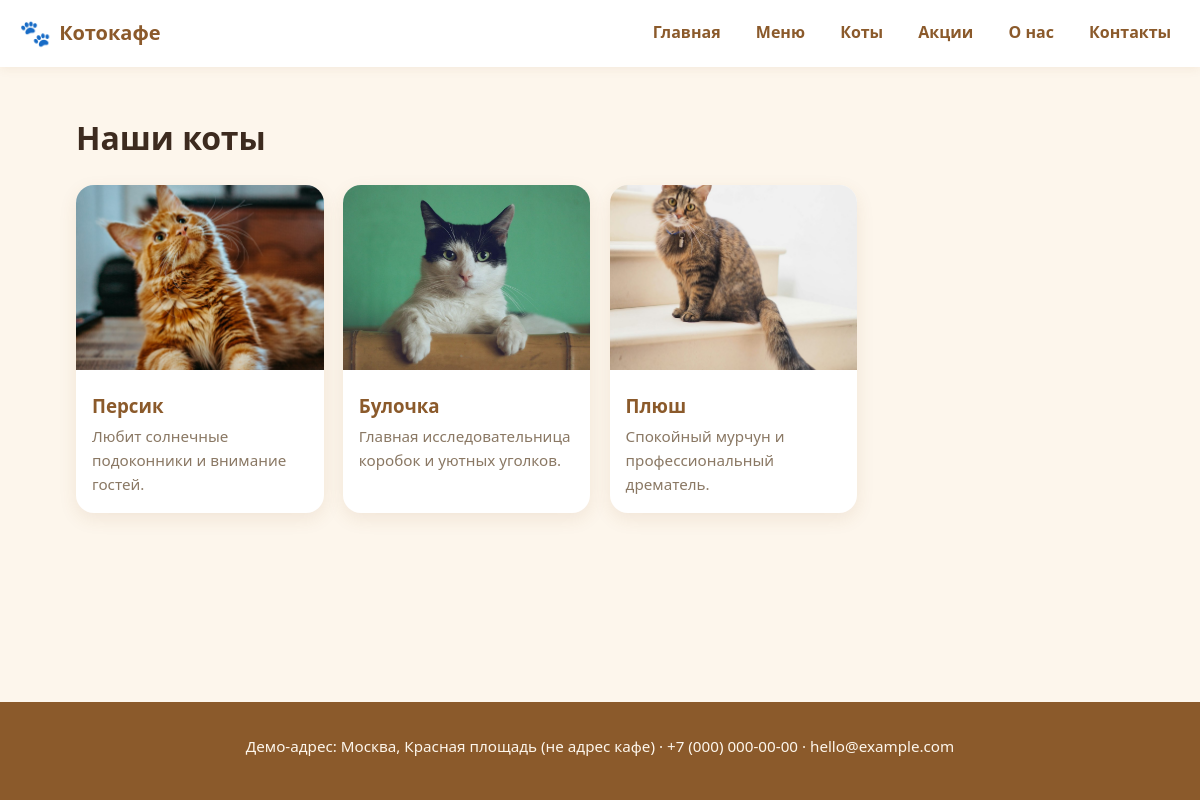
Page /cats on the committed database.
### models.py (models this page shows)
class Cat(db.Model):
    __tablename__ = 'cafe_cat'
    id = db.Column(db.Integer, primary_key=True)
    name = db.Column(db.String(100))
    name_en = db.Column(db.String(100))
    bio = db.Column(db.Text)
    bio_en = db.Column(db.Text)
    photo = db.Column(db.String(100))
    sort_order = db.Column(db.Integer)
    active = db.Column(db.Boolean)

class Contact(db.Model):
    __tablename__ = 'cafe_contact'
    id = db.Column(db.Integer, primary_key=True)
    address = db.Column(db.String(250))
    address_en = db.Column(db.String(250))
    hours = db.Column(db.String(150))
    hours_en = db.Column(db.String(150))
    phone = db.Column(db.String(50))
    email = db.Column(db.String(254))
    map_url = db.Column(db.String(200))
    social_url = db.Column(db.String(200))

### app.py (the view)
@app.route('/cats/')
@app.route('/cats')
def cats():
    cats = (
        Cat.query.filter_by(active=True)
        .order_by(Cat.sort_order, Cat.id).all()
    )
    return render_template('cats.html', cats=cats)

### app.py (called while the page is built)
@app.context_processor
def inject_globals():
    return {
        'contact': Contact.query.first(),
        'social_links': (
            SocialLink.query
            .filter_by(active=True)
            .order_by(SocialLink.sort_order, SocialLink.id)
            .all()
        ),
    }

### templates/cats.html (shortened to what this page needs)
{% extends 'base.html' %}
{% block content %}
<h1>Наши коты</h1>
<div class="cat-grid">
  {% for c in cats %}
    <article class="cat-card">
      {% if c.photo %}<img src="{{ url_for('media', filename=c.photo) }}" alt="{{ c.name }}">{% endif %}
      <h3>{{ c.name }}</h3>
      <p>{{ c.bio }}</p>
    </article>
  {% else %}
    <p>Пока никого не завели.</p>
  {% endfor %}
</div>
{% endblock %}

### templates/base.html (shortened to what this page needs)
<!doctype html>
<html lang="ru">
<head>
  <link rel="stylesheet" href="{{ url_for('static', filename='css/style.css') }}">
</head>
<body>
  <header class="site-header">
    <a class="logo" href="{{ url_for('home') }}">
      <span class="logo-icon">🐾</span>
      <span class="logo-text">Котокафе</span>
    </a>
    <nav class="nav">
      <a href="{{ url_for('home') }}">Главная</a>
      <a href="{{ url_for('menu') }}">Меню</a>
      <a href="{{ url_for('cats') }}">Коты</a>
      <a href="{{ url_for('promotions') }}">Акции</a>
      <a href="{{ url_for('about') }}">О нас</a>
      <a href="{{ url_for('contacts') }}">Контакты</a>
    </nav>
  </header>
  <main class="container">
    {% block content %}{% endblock %}
  </main>
  <footer class="site-footer">
    <div>
      {% if contact %}
        {{ contact.address }} ·
        {{ contact.phone }} ·
        {{ contact.email }}
      {% endif %}
    </div>
  </footer>
</body>
</html>

### static/css/style.css (style rules this page uses)
:root { --cream: #fdf6ec; --cocoa: #8b5a2b; --caramel: #d9a26b; --peach: #f4a261; --ink: #3d2b1f; --muted: #8a7864; }
* { box-sizing: border-box; }
html, body { margin: 0; padding: 0; background: var(--cream); color: var(--ink); font-family: "Nunito", "Segoe UI", system-ui, sans-serif; line-height: 1.6; }
body { display: flex; flex-direction: column; min-height: 100vh; }
a { color: var(--cocoa); text-decoration: none; }
.container { flex: 1; width: 100%; max-width: 1080px; margin: 0 auto; padding: 1.5rem 1rem 3rem; }
.site-header { display: flex; align-items: center; justify-content: space-between; gap: 1rem; padding: .8rem 1.2rem; background: white; box-shadow: 0 2px 10px rgba(139, 90, 43, .08); position: sticky; top: 0; z-index: 10; flex-wrap: wrap; }
.logo { display: flex; align-items: center; gap: .5rem; font-weight: 800; font-size: 1.25rem; color: var(--cocoa); }
.logo-icon { font-size: 1.6rem; }
.nav { display: flex; gap: 1rem; flex-wrap: wrap; }
.nav a { padding: .35rem .6rem; border-radius: 999px; font-weight: 600; }
.site-footer { padding: 2rem 1.2rem; background: var(--cocoa); color: var(--cream); text-align: center; font-size: .95rem; }
.cat-preview, .cat-grid { display: grid; grid-template-columns: repeat(auto-fill, minmax(220px, 1fr)); gap: 1.2rem; margin: 1rem 0 2rem; }
.cat-card { background: white; border-radius: 18px; overflow: hidden; padding-bottom: 1rem; box-shadow: 0 6px 18px rgba(139, 90, 43, .1); transition: transform .2s ease; }
.cat-card img { width: 100%; aspect-ratio: 4/3; object-fit: cover; }
.cat-card h3 { margin: .8rem 1rem .2rem; color: var(--cocoa); }
.cat-card p { margin: 0 1rem; color: var(--muted); font-size: .95rem; }

### rows in the picture
Cat: photo (picture), name "Персик", bio "Любит солнечные подоконники и внимание гостей."
Cat: photo (picture), name "Булочка", bio "Главная исследовательница коробок и уютных уголков."
Cat: photo (picture), name "Плюш", bio "Спокойный мурчун и профессиональный дрематель."
Contact: address "Демо-адрес: Москва, Красная площадь (не адрес кафе)", phone "+7 (000) 000-00-00", email "hello@example.com"
